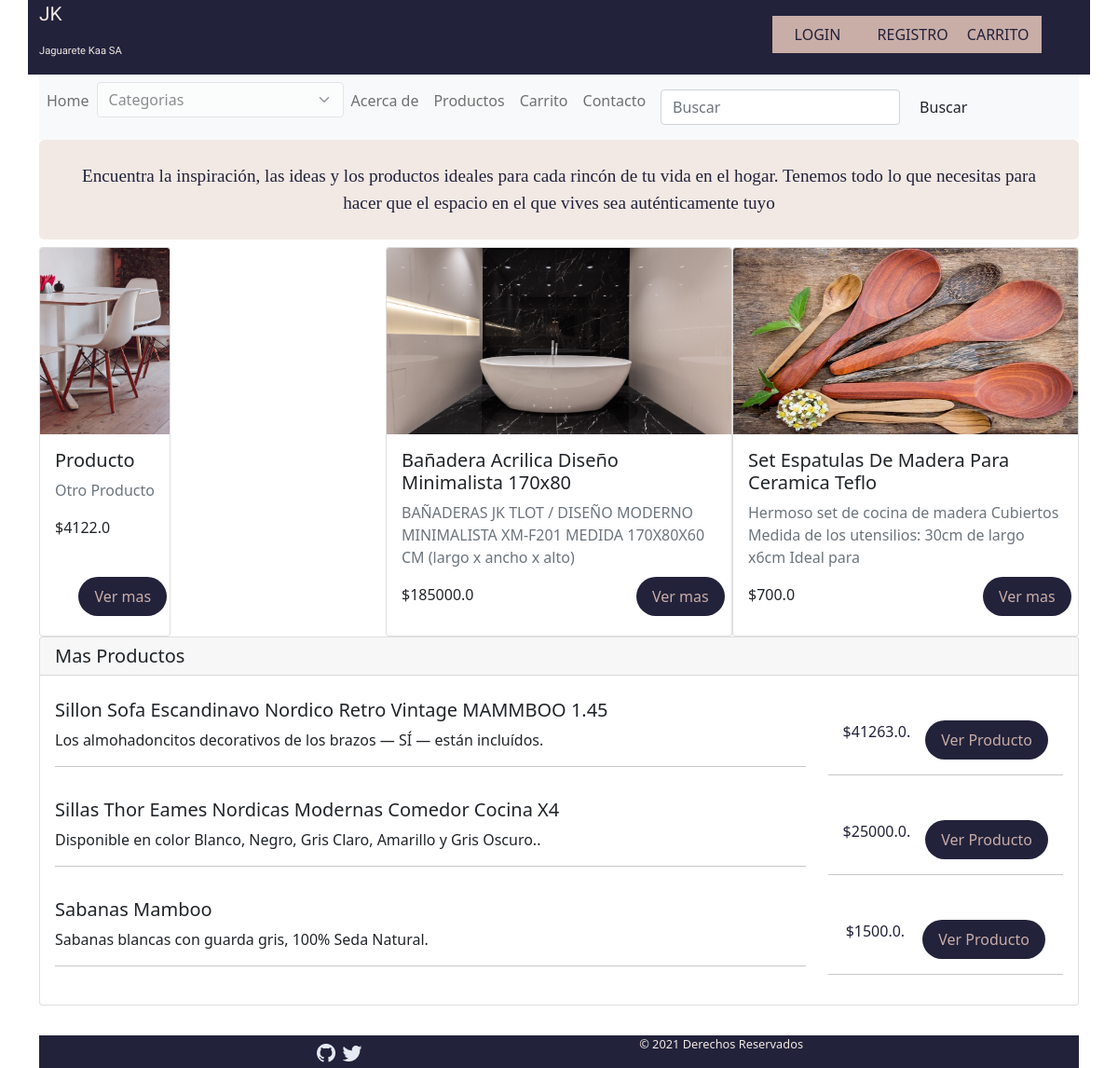
The page / on the database its author committed.
### CARRITO/models.py (models this page shows, shortened)
class Producto(models.Model):
    titulo =  models.CharField(max_length=100)
    imagenProducto =  models.ImageField(upload_to='productos',blank = True, null = True)
    descripcion = models.CharField(max_length=100)
    precio =  models.FloatField()
    categoria = models.ForeignKey(Categoria,on_delete= models.CASCADE, null=False)
    created =  models.DateTimeField(auto_now_add=True)
    updated =  models.DateTimeField(auto_now_add=True)

### CARRITO/views.py (the view)
# urls.py: path('', views.inicio, name='Home'),
def inicio(request):
    ultimos = Producto.objects.all().order_by('-id')[:3]
    for pr in ultimos:
        pr.titulo =  pr.titulo[:43]
    otros = Producto.objects.all().order_by('-id')[3:10]
    return render(request,'home.html',{"ultimos":ultimos,"otros":otros})

### CARRITO/context_processors.py (called while the page is built)
def extras(request):
    categorias =  Categoria.objects.all()
    return {'categorias':categorias}

### CARRITO/templates/home.html (shortened to what this page needs)
{% extends "layout.html" %}
{% block content %}
    <div id="slogan"> Encuentra la inspiración, las ideas y los productos ideales para cada rincón de tu vida en el hogar. Tenemos todo lo que necesitas para hacer que el espacio en el que vives sea auténticamente tuyo</div>
    <div class="row">
        <div class="card-group">
                {% for pr in ultimos %}
                <div class="col-lg-4 col-sm-12 col-md-6 col-xs-12 d-flex align-items-stretch">
                    <div class="card">
                        <img src="{{ pr.imagenProducto.url }}" class="card-img-top" alt="Imagen producto" height="200px" width="auto" >
                        <div class="card-body">
                            <h5 class="card-title">{{pr.titulo}}</h5>
                            <p class="card-text text-muted">{{pr.descripcion}}</p>
                            <p class="card-text">${{pr.precio}}</p>
                            <a class="btn btn_abajo boton_ver_mas" href="{% url 'verProducto' pr.id %}">Ver mas</a>
                        </div>
                    </div>
                   </div>
                {%endfor%}
        </div>
    </div>
            <div>
            <div class="card">
                    <h5 class="card-header">Mas Productos</h5>
                    <div class="card-body">
                        {% for pr in otros %}
                        <div class="row fila_producto">
                            <div class="col-lg-9 col-sm-12 col-xs-12">
                                <h5 class="card-title">{{pr.titulo}}</h5>
                                <p class="card-text">{{pr.descripcion}}.</p>
                                <hr>
                            </div>
                            <div class="col-lg-3 col-md-3 col-xs-12">
                                <div class="info_producto">
                                    <p class="card-text">${{pr.precio}}.</p>
                                    <a href="{% url 'verProducto' pr.id %}" class="btn boton_ver_mas">Ver Producto</a>
                                </div>
                                <hr>
                            </div>
                        </div>
                        {%endfor%}
                    </div>
            </div>
            </div>
{%endblock%}

### static/css/mis_estilos.css (style rules this page uses)
.info_producto { display: flex; flex-direction: row; justify-content: space-evenly; }
.boton_ver_mas { background-color: #22223b; color: #c9ada7; padding: .5rem 1rem; border-radius: 10em; }
.btn_abajo { position: absolute; bottom: 5%; right: 2%; }
.fila_producto { display: flex; flex-direction: row; align-items: center; align-content: center; }
#slogan { padding: 1.3em; color: #22223b; background-color: #f2e9e4; border-radius: .3em; margin-bottom: .4em; text-align: center; font-family: 'Antic Slab', serif; font-size: 1.2em; }
.info_producto { margin-top: 2em }
.info_producto { color: #22223b; }

### rows shown on the page
Producto: imagenProducto (picture), titulo "Producto", descripcion "Otro Producto", precio "4122.0"
Producto: imagenProducto (picture), titulo "Bañadera Acrilica Diseño Minimalista 170x80", descripcion "BAÑADERAS JK TLOT / DISEÑO MODERNO MINIMALISTA XM-F201 MEDIDA 170X80X60 CM (largo x ancho x alto)", precio "185000.0"
Producto: imagenProducto (picture), titulo "Set Espatulas De Madera Para Ceramica Teflo", descripcion "Hermoso set de cocina de madera Cubiertos Medida de los utensilios: 30cm de largo x6cm Ideal para", precio "700.0"
Producto: titulo "Sillon Sofa Escandinavo Nordico Retro Vintage MAMMBOO 1.45", descripcion "Los almohadoncitos decorativos de los brazos — SÍ — están incluídos", precio "41263.0"
Producto: titulo "Sillas Thor Eames Nordicas Modernas Comedor Cocina X4", descripcion "Disponible en color Blanco, Negro, Gris Claro, Amarillo y Gris Oscuro.", precio "25000.0"
Producto: titulo "Sabanas Mamboo", descripcion "Sabanas blancas con guarda gris, 100% Seda Natural", precio "1500.0"
